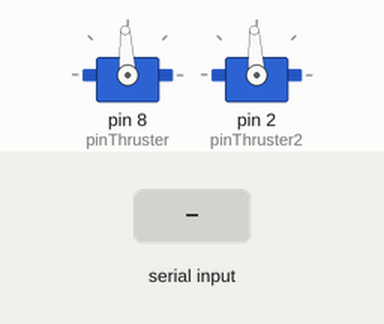
This sketch was run on a simulated Arduino Uno, built with avr-gcc and run on an emulated ATmega328P. Parts: 2 × servo. The test bench sets the inputs (shaded band). What the sketch prints to the serial monitor is not drawn.

Above: at 4.2 s.
4.3 s: "F" received over Serial
At 5.2 s:
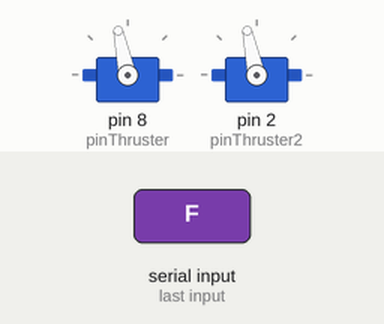
7.3 s: "L" received over Serial
At 8.7 s:
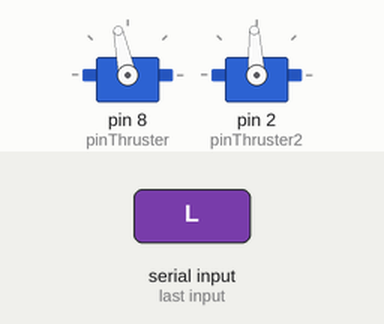
10.3 s: "R" received over Serial
At 11.0 s:
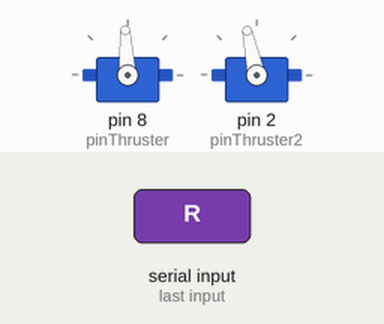
Timing chart, 0 to 13.8 s (numbered marks = the images above; inputs shaded):
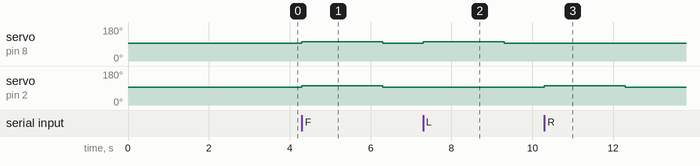

The sketch:

command_reader.ino
```cpp
#include <Servo.h>

Servo thruster;
Servo thruster2;

int pinThruster = 8;
int pinThruster2 = 2;

void setup() {
  Serial.begin(9600);

  thruster.attach(pinThruster);
  thruster2.attach(pinThruster2);

  thruster.writeMicroseconds(1500);
  thruster2.writeMicroseconds(1500);
  delay(3000); // Tiempo para armar ESC

  Serial.println("Arduino listo para recibir comandos");
}

void loop() {
  if (Serial.available() > 0) {
    char command = Serial.read();

    switch (command) {
      case 'F': // Adelante
        thruster.writeMicroseconds(1600);
        thruster2.writeMicroseconds(1600);
        break;

      case 'B': // Atrás
        thruster.writeMicroseconds(1400);
        thruster2.writeMicroseconds(1400);
        break;

      case 'S': // Stop
        thruster.writeMicroseconds(1500);
        thruster2.writeMicroseconds(1500);
        break;

      case 'L': // Solo izquierda
        thruster.writeMicroseconds(1600);
        thruster2.writeMicroseconds(1500);
        break;

      case 'R': // Solo derecha
        thruster.writeMicroseconds(1500);
        thruster2.writeMicroseconds(1600);
        break;
    }

	delay(2000);
	thruster.writeMicroseconds(1500);
	thruster2.writeMicroseconds(1500);

 }
}
```

Measured:
- after the input at 4.3 s, servo on pin 8 (pinThruster), servo on pin 2 (pinThruster2): 93° → 102° at once, → 93° 2.0 s later
- after the input at 7.3 s, servo on pin 8 (pinThruster): 93° → 102° at once, → 93° 2.0 s later
- after the input at 10.3 s, servo on pin 2 (pinThruster2): 93° → 102° at once, → 93° 2.0 s later
